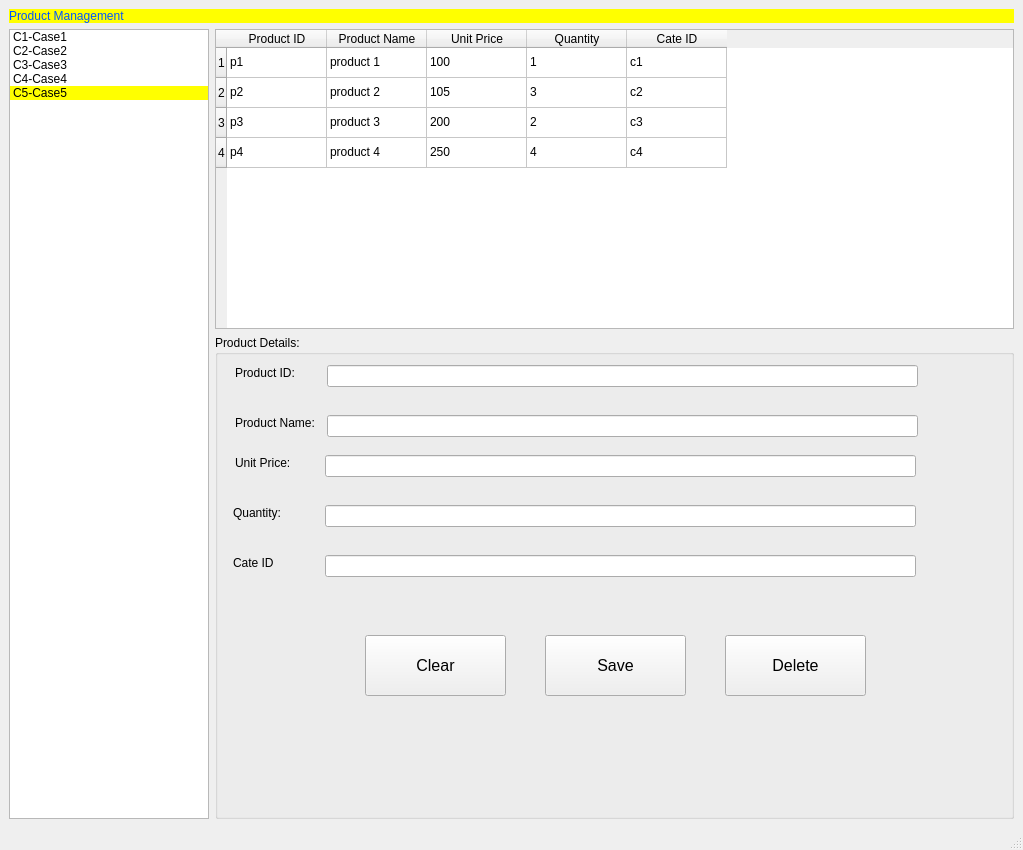
<?xml version="1.0" encoding="UTF-8"?>
<ui version="4.0">
 <class>MainWindow</class>
 <widget class="QMainWindow" name="MainWindow">
  <property name="geometry">
   <rect>
    <x>0</x>
    <y>0</y>
    <width>1023</width>
    <height>850</height>
   </rect>
  </property>
  <property name="windowTitle">
   <string>MainWindow</string>
  </property>
  <widget class="QWidget" name="centralwidget">
   <layout class="QVBoxLayout" name="verticalLayout_2">
    <item>
     <layout class="QVBoxLayout" name="verticalLayout">
      <item>
       <widget class="QLabel" name="label">
        <property name="maximumSize">
         <size>
          <width>16777215</width>
          <height>80</height>
         </size>
        </property>
        <property name="styleSheet">
         <string notr="true">font: 24pt &quot;MS Shell Dlg 2&quot;;
color: rgb(0, 85, 255);
background-color: rgb(255, 255, 0);</string>
        </property>
        <property name="text">
         <string>Product Management</string>
        </property>
       </widget>
      </item>
      <item>
       <layout class="QHBoxLayout" name="horizontalLayout_2">
        <item>
         <widget class="QListWidget" name="listWidgetCategory">
          <property name="maximumSize">
           <size>
            <width>200</width>
            <height>16777215</height>
           </size>
          </property>
          <item>
           <property name="text">
            <string>C1-Case1</string>
           </property>
          </item>
          <item>
           <property name="text">
            <string>C2-Case2</string>
           </property>
          </item>
          <item>
           <property name="text">
            <string>C3-Case3</string>
           </property>
           <property name="background">
            <brush brushstyle="NoBrush">
             <color alpha="255">
              <red>255</red>
              <green>85</green>
              <blue>127</blue>
             </color>
            </brush>
           </property>
           <property name="foreground">
            <brush brushstyle="NoBrush">
             <color alpha="255">
              <red>255</red>
              <green>0</green>
              <blue>0</blue>
             </color>
            </brush>
           </property>
          </item>
          <item>
           <property name="text">
            <string>C4-Case4</string>
           </property>
          </item>
          <item>
           <property name="text">
            <string>C5-Case5</string>
           </property>
           <property name="background">
            <brush brushstyle="SolidPattern">
             <color alpha="255">
              <red>255</red>
              <green>255</green>
              <blue>0</blue>
             </color>
            </brush>
           </property>
          </item>
         </widget>
        </item>
        <item>
         <layout class="QVBoxLayout" name="verticalLayout_3">
          <item>
           <widget class="QTableWidget" name="tableWidgetProduct">
            <property name="maximumSize">
             <size>
              <width>16777215</width>
              <height>300</height>
             </size>
            </property>
            <row>
             <property name="text">
              <string>1</string>
             </property>
            </row>
            <row>
             <property name="text">
              <string>2</string>
             </property>
            </row>
            <row>
             <property name="text">
              <string>3</string>
             </property>
            </row>
            <row>
             <property name="text">
              <string>4</string>
             </property>
            </row>
            <column>
             <property name="text">
              <string>Product ID</string>
             </property>
            </column>
            <column>
             <property name="text">
              <string>Product Name</string>
             </property>
            </column>
            <column>
             <property name="text">
              <string>Unit Price</string>
             </property>
            </column>
            <column>
             <property name="text">
              <string>Quantity</string>
             </property>
            </column>
            <column>
             <property name="text">
              <string>Cate ID</string>
             </property>
            </column>
            <item row="0" column="0">
             <property name="text">
              <string>p1</string>
             </property>
            </item>
            <item row="0" column="1">
             <property name="text">
              <string>product 1</string>
             </property>
            </item>
            <item row="0" column="2">
             <property name="text">
              <string>100</string>
             </property>
            </item>
            <item row="0" column="3">
             <property name="text">
              <string>1</string>
             </property>
            </item>
            <item row="0" column="4">
             <property name="text">
              <string>c1</string>
             </property>
            </item>
            <item row="1" column="0">
             <property name="text">
              <string>p2</string>
             </property>
            </item>
            <item row="1" column="1">
             <property name="text">
              <string>product 2</string>
             </property>
            </item>
            <item row="1" column="2">
             <property name="text">
              <string>105</string>
             </property>
            </item>
            <item row="1" column="3">
             <property name="text">
              <string>3</string>
             </property>
            </item>
            <item row="1" column="4">
             <property name="text">
              <string>c2</string>
             </property>
            </item>
            <item row="2" column="0">
             <property name="text">
              <string>p3</string>
             </property>
            </item>
            <item row="2" column="1">
             <property name="text">
              <string>product 3</string>
             </property>
            </item>
            <item row="2" column="2">
             <property name="text">
              <string>200</string>
             </property>
            </item>
            <item row="2" column="3">
             <property name="text">
              <string>2</string>
             </property>
            </item>
            <item row="2" column="4">
             <property name="text">
              <string>c3</string>
             </property>
            </item>
            <item row="3" column="0">
             <property name="text">
              <string>p4</string>
             </property>
            </item>
            <item row="3" column="1">
             <property name="text">
              <string>product 4</string>
             </property>
            </item>
            <item row="3" column="2">
             <property name="text">
              <string>250</string>
             </property>
            </item>
            <item row="3" column="3">
             <property name="text">
              <string>4</string>
             </property>
            </item>
            <item row="3" column="4">
             <property name="text">
              <string>c4</string>
             </property>
            </item>
           </widget>
          </item>
          <item>
           <widget class="QGroupBox" name="groupBox">
            <property name="title">
             <string>Product Details:</string>
            </property>
            <widget class="QLabel" name="label_2">
             <property name="geometry">
              <rect>
               <x>20</x>
               <y>30</y>
               <width>81</width>
               <height>16</height>
              </rect>
             </property>
             <property name="text">
              <string>Product ID:</string>
             </property>
            </widget>
            <widget class="QLineEdit" name="lineEditProductID">
             <property name="geometry">
              <rect>
               <x>112</x>
               <y>30</y>
               <width>591</width>
               <height>22</height>
              </rect>
             </property>
            </widget>
            <widget class="QLineEdit" name="lineEditCateID">
             <property name="geometry">
              <rect>
               <x>110</x>
               <y>220</y>
               <width>591</width>
               <height>22</height>
              </rect>
             </property>
            </widget>
            <widget class="QLabel" name="label_3">
             <property name="geometry">
              <rect>
               <x>20</x>
               <y>120</y>
               <width>81</width>
               <height>16</height>
              </rect>
             </property>
             <property name="text">
              <string>Unit Price:</string>
             </property>
            </widget>
            <widget class="QLineEdit" name="lineEditQuantity">
             <property name="geometry">
              <rect>
               <x>110</x>
               <y>170</y>
               <width>591</width>
               <height>22</height>
              </rect>
             </property>
            </widget>
            <widget class="QLabel" name="label_4">
             <property name="geometry">
              <rect>
               <x>18</x>
               <y>220</y>
               <width>81</width>
               <height>16</height>
              </rect>
             </property>
             <property name="text">
              <string>Cate ID</string>
             </property>
            </widget>
            <widget class="QLineEdit" name="lineEditUnitPrice">
             <property name="geometry">
              <rect>
               <x>110</x>
               <y>120</y>
               <width>591</width>
               <height>22</height>
              </rect>
             </property>
            </widget>
            <widget class="QLabel" name="label_5">
             <property name="geometry">
              <rect>
               <x>18</x>
               <y>170</y>
               <width>81</width>
               <height>16</height>
              </rect>
             </property>
             <property name="text">
              <string>Quantity:</string>
             </property>
            </widget>
            <widget class="QLineEdit" name="lineEditProductName">
             <property name="geometry">
              <rect>
               <x>112</x>
               <y>80</y>
               <width>591</width>
               <height>22</height>
              </rect>
             </property>
            </widget>
            <widget class="QLabel" name="label_6">
             <property name="geometry">
              <rect>
               <x>20</x>
               <y>80</y>
               <width>81</width>
               <height>16</height>
              </rect>
             </property>
             <property name="text">
              <string>Product Name:</string>
             </property>
            </widget>
            <widget class="QPushButton" name="pushButtonClear">
             <property name="geometry">
              <rect>
               <x>150</x>
               <y>300</y>
               <width>141</width>
               <height>61</height>
              </rect>
             </property>
             <property name="font">
              <font>
               <pointsize>12</pointsize>
              </font>
             </property>
             <property name="text">
              <string>Clear</string>
             </property>
            </widget>
            <widget class="QPushButton" name="pushButtonSave">
             <property name="geometry">
              <rect>
               <x>330</x>
               <y>300</y>
               <width>141</width>
               <height>61</height>
              </rect>
             </property>
             <property name="font">
              <font>
               <pointsize>12</pointsize>
              </font>
             </property>
             <property name="text">
              <string>Save</string>
             </property>
            </widget>
            <widget class="QPushButton" name="pushButton_3">
             <property name="geometry">
              <rect>
               <x>510</x>
               <y>300</y>
               <width>141</width>
               <height>61</height>
              </rect>
             </property>
             <property name="font">
              <font>
               <pointsize>12</pointsize>
              </font>
             </property>
             <property name="text">
              <string>Delete</string>
             </property>
            </widget>
           </widget>
          </item>
         </layout>
        </item>
       </layout>
      </item>
     </layout>
    </item>
   </layout>
  </widget>
  <widget class="QMenuBar" name="menubar">
   <property name="geometry">
    <rect>
     <x>0</x>
     <y>0</y>
     <width>1023</width>
     <height>26</height>
    </rect>
   </property>
  </widget>
  <widget class="QStatusBar" name="statusbar"/>
 </widget>
 <resources/>
 <connections/>
</ui>
